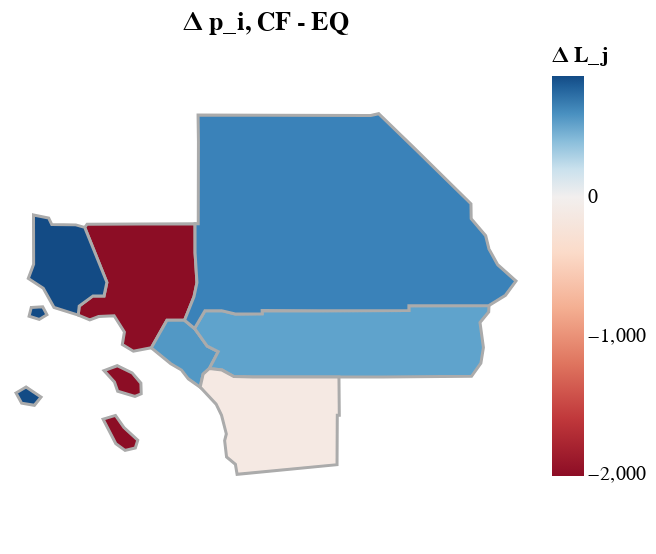

The notebook cell this image was saved under:
### Code cell
map_L_j_diff.save('output/map_L_j_diff.svg')
map_L_j_diff

### Figure 1 — Vega-Lite specification as saved in the notebook (floating-point values rounded to 4 significant figures)
{"config": {"view": {"continuousWidth": 300, "continuousHeight": 300}}, "data": {"values": [{"type": "Feature", "geometry": {"type": "MultiPolygon", "coordinates": [[[[-118.1, 33.69], [-118.3, 33.66], [-118.5, 33.73], [-118.4, 33.84], [-118.6, 33.99], [-118.7, 33.98], [-118.8, 33.95], [-119.0, 33.99], [-118.9, 34.07], [-118.8, 34.17], [-118.7, 34.17], [-118.6, 34.29], [-118.9, 34.79], [-118.9, 34.82], [-117.7, 34.82], [-117.7, 34.56], [-117.6, 34.29], [-117.7, 34.16], [-117.8, 33.95], [-118.0, 33.95], [-118.1, 33.69]]], [[[-118.7, 33.49], [-118.5, 33.53], [-118.4, 33.46], [-118.3, 33.37], [-118.3, 33.27], [-118.3, 33.25], [-118.5, 33.3], [-118.6, 33.38], [-118.7, 33.49]]], [[[-118.7, 33.04], [-118.5, 33.07], [-118.4, 32.96], [-118.3, 32.85], [-118.3, 32.77], [-118.4, 32.75], [-118.5, 32.81], [-118.7, 33.04]]]]}, "properties": {"county_j_name": "Los Angeles", "county_j": 0, "w_j_emp_data": 83.55, "w_j_county_data": 378100000.0, "L_j_data": 4526.0, "_n_firms_j_data": 572385, "w_j_emp_norm_data": 1.061, "w_j_county_norm_data": 1.061, "L_j_cf": 2512.0, "diff_L_j": -2014.0, "L_j_eq": 3988.0, "FID": 1993}}, {"type": "Feature", "geometry": {"type": "Polygon", "coordinates": [[[-117.8, 33.95], [-117.7, 33.87], [-117.5, 33.71], [-117.4, 33.66], [-117.5, 33.51], [-117.6, 33.45], [-117.6, 33.33], [-117.7, 33.41], [-117.8, 33.49], [-117.9, 33.55], [-118.1, 33.69], [-118.0, 33.95], [-117.8, 33.95]]]}, "properties": {"county_j_name": "Orange", "county_j": 1, "w_j_emp_data": 81.4, "w_j_county_data": 135200000.0, "L_j_data": 1661.0, "_n_firms_j_data": 148394, "w_j_emp_norm_data": 1.034, "w_j_county_norm_data": 1.034, "L_j_cf": 2226.0, "diff_L_j": 565.0, "L_j_eq": 2108.0, "FID": 362}}, {"type": "Feature", "geometry": {"type": "Polygon", "coordinates": [[[-116.1, 33.43], [-117.0, 33.43], [-117.2, 33.43], [-117.4, 33.49], [-117.5, 33.51], [-117.4, 33.66], [-117.5, 33.71], [-117.7, 33.87], [-117.6, 34.03], [-117.4, 34.03], [-117.2, 34.0], [-116.9, 34.0], [-116.9, 34.03], [-116.3, 34.03], [-115.3, 34.03], [-115.3, 34.08], [-114.4, 34.08], [-114.4, 34.02], [-114.5, 33.93], [-114.5, 33.7], [-114.5, 33.55], [-114.6, 33.43], [-115.6, 33.43], [-116.1, 33.43]]]}, "properties": {"county_j_name": "Riverside", "county_j": 2, "w_j_emp_data": 59.73, "w_j_county_data": 50200000.0, "L_j_data": 840.4, "_n_firms_j_data": 86446, "w_j_emp_norm_data": 0.7587, "w_j_county_norm_data": 0.7587, "L_j_cf": 1359.0, "diff_L_j": 518.2, "L_j_eq": 912.8, "FID": 2943}}, {"type": "Feature", "geometry": {"type": "Polygon", "coordinates": [[[-117.7, 33.87], [-117.8, 33.95], [-117.7, 34.16], [-117.6, 34.29], [-117.7, 34.56], [-117.7, 34.82], [-117.6, 34.82], [-117.6, 35.56], [-117.6, 35.8], [-116.9, 35.8], [-115.7, 35.79], [-115.6, 35.81], [-115.3, 35.5], [-114.6, 35.0], [-114.6, 34.87], [-114.5, 34.71], [-114.4, 34.59], [-114.3, 34.45], [-114.1, 34.3], [-114.3, 34.17], [-114.4, 34.08], [-115.3, 34.08], [-115.3, 34.03], [-116.3, 34.03], [-116.9, 34.03], [-116.9, 34.0], [-117.2, 34.0], [-117.4, 34.03], [-117.6, 34.03], [-117.7, 33.87]]]}, "properties": {"county_j_name": "San Bernardino", "county_j": 3, "w_j_emp_data": 62.37, "w_j_county_data": 52760000.0, "L_j_data": 845.9, "_n_firms_j_data": 77170, "w_j_emp_norm_data": 0.7921, "w_j_county_norm_data": 0.7921, "L_j_cf": 1501.0, "diff_L_j": 655.3, "L_j_eq": 984.3, "FID": 817}}, {"type": "Feature", "geometry": {"type": "Polygon", "coordinates": [[[-117.6, 33.33], [-117.6, 33.45], [-117.5, 33.51], [-117.4, 33.49], [-117.2, 33.43], [-117.0, 33.43], [-116.1, 33.43], [-116.1, 33.07], [-116.1, 33.07], [-116.1, 32.62], [-117.2, 32.53], [-117.2, 32.62], [-117.3, 32.69], [-117.3, 32.84], [-117.3, 32.9], [-117.4, 33.08], [-117.4, 33.18], [-117.6, 33.33]]]}, "properties": {"county_j_name": "San Diego", "county_j": 4, "w_j_emp_data": 82.85, "w_j_county_data": 127300000.0, "L_j_data": 1537.0, "_n_firms_j_data": 133031, "w_j_emp_norm_data": 1.052, "w_j_county_norm_data": 1.052, "L_j_cf": 1414.0, "diff_L_j": -122.9, "L_j_eq": 1623.0, "FID": 1896}}, {"type": "Feature", "geometry": {"type": "MultiPolygon", "coordinates": [[[[-119.4, 34.9], [-119.3, 34.87], [-119.2, 34.81], [-119.0, 34.81], [-118.9, 34.79], [-118.6, 34.29], [-118.7, 34.17], [-118.8, 34.17], [-118.9, 34.07], [-119.0, 33.99], [-119.2, 34.06], [-119.3, 34.24], [-119.5, 34.33], [-119.4, 34.46], [-119.4, 34.9]]], [[[-119.5, 34.06], [-119.3, 34.07], [-119.3, 34.0], [-119.4, 33.95], [-119.5, 33.98], [-119.5, 34.06]]], [[[-119.6, 33.28], [-119.5, 33.33], [-119.4, 33.24], [-119.4, 33.17], [-119.6, 33.19], [-119.6, 33.28]]]]}, "properties": {"county_j_name": "Ventura", "county_j": 5, "w_j_emp_data": 70.49, "w_j_county_data": 23700000.0, "L_j_data": 336.3, "_n_firms_j_data": 31435, "w_j_emp_norm_data": 0.8953, "w_j_county_norm_data": 0.8953, "L_j_cf": 1209.0, "diff_L_j": 872.3, "L_j_eq": 604.1, "FID": 963}}]}, "mark": {"type": "geoshape", "stroke": "#ababab", "strokeWidth": 1.5}, "encoding": {"color": {"field": "properties.diff_L_j", "scale": {"domainMid": 0, "scheme": "redblue"}, "title": "Δ L_j", "type": "quantitative"}}, "height": 250, "projection": {"type": "mercator"}, "title": "Δ p_i, CF - EQ", "width": 250, "$schema": "https://vega.github.io/schema/vega-lite/v5.20.1.json"}
